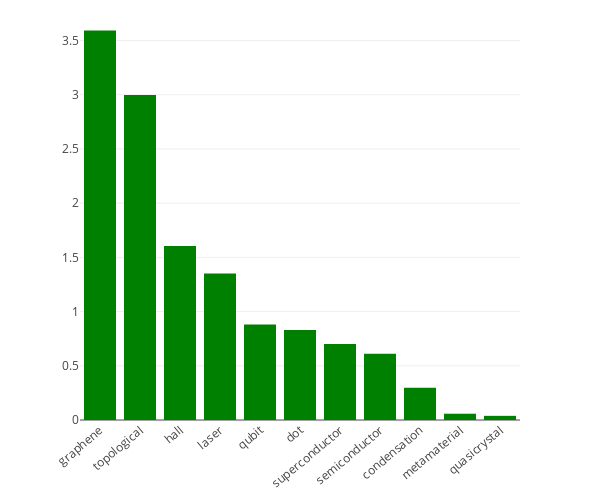

The cell this chart's notebook holds for it:
### Code cell
keys_top(terms, section, year) # keywords raiting

### Figure 1 — Plotly figure (JSON) as saved in the notebook; plotly's stock layout.template omitted (floating-point values rounded to 4 significant figures)
{"data": [{"marker": {"color": "green"}, "type": "bar", "x": ["graphene", "topological", "hall", "laser", "qubit", "dot", "superconductor", "semiconductor", "condensation", "metamaterial", "quasicrystal"], "y": [3.592, 2.997, 1.604, 1.351, 0.881, 0.8294, 0.7012, 0.6117, 0.2983, 0.0579, 0.0383]}], "layout": {"height": 500, "margin": {"t": 10}, "showlegend": false, "width": 600, "xaxis": {"tickangle": -40}}}
